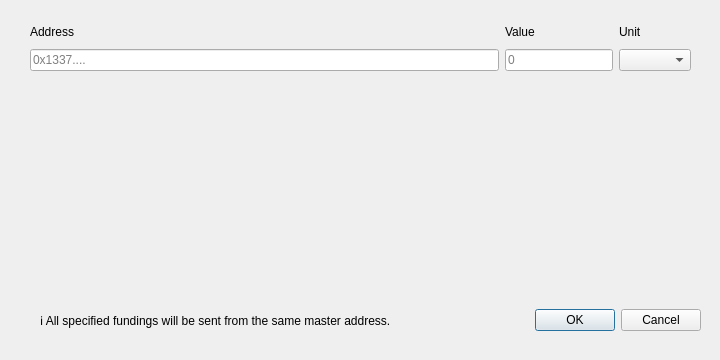
<?xml version="1.0" encoding="UTF-8"?>
<ui version="4.0">
 <class>AddAdressesDialog</class>
 <widget class="QDialog" name="AddAdressesDialog">
  <property name="enabled">
   <bool>true</bool>
  </property>
  <property name="geometry">
   <rect>
    <x>0</x>
    <y>0</y>
    <width>720</width>
    <height>360</height>
   </rect>
  </property>
  <property name="windowTitle">
   <string>Add Fundings to Adresses</string>
  </property>
  <widget class="QDialogButtonBox" name="buttonBox">
   <property name="geometry">
    <rect>
     <x>530</x>
     <y>300</y>
     <width>171</width>
     <height>41</height>
    </rect>
   </property>
   <property name="sizePolicy">
    <sizepolicy hsizetype="Expanding" vsizetype="Fixed">
     <horstretch>0</horstretch>
     <verstretch>0</verstretch>
    </sizepolicy>
   </property>
   <property name="orientation">
    <enum>Qt::Horizontal</enum>
   </property>
   <property name="standardButtons">
    <set>QDialogButtonBox::Cancel|QDialogButtonBox::Ok</set>
   </property>
  </widget>
  <widget class="QWidget" name="gridLayoutWidget">
   <property name="geometry">
    <rect>
     <x>30</x>
     <y>20</y>
     <width>661</width>
     <height>51</height>
    </rect>
   </property>
   <layout class="QGridLayout" name="gridLayout" columnstretch="0,0,0">
    <property name="sizeConstraint">
     <enum>QLayout::SetNoConstraint</enum>
    </property>
    <property name="horizontalSpacing">
     <number>-1</number>
    </property>
    <item row="1" column="0">
     <widget class="QLineEdit" name="lineEdit">
      <property name="inputMask">
       <string/>
      </property>
      <property name="text">
       <string/>
      </property>
      <property name="placeholderText">
       <string>0x1337....</string>
      </property>
     </widget>
    </item>
    <item row="1" column="1">
     <widget class="QLineEdit" name="lineEdit_2">
      <property name="enabled">
       <bool>true</bool>
      </property>
      <property name="sizePolicy">
       <sizepolicy hsizetype="Fixed" vsizetype="Fixed">
        <horstretch>0</horstretch>
        <verstretch>0</verstretch>
       </sizepolicy>
      </property>
      <property name="placeholderText">
       <string>0</string>
      </property>
     </widget>
    </item>
    <item row="0" column="0">
     <widget class="QLabel" name="label">
      <property name="text">
       <string>Address</string>
      </property>
      <property name="buddy">
       <cstring>label</cstring>
      </property>
     </widget>
    </item>
    <item row="1" column="2">
     <widget class="QComboBox" name="comboBox">
      <property name="currentText">
       <string/>
      </property>
     </widget>
    </item>
    <item row="0" column="2">
     <widget class="QLabel" name="label_4">
      <property name="text">
       <string>Unit</string>
      </property>
      <property name="buddy">
       <cstring>label_4</cstring>
      </property>
     </widget>
    </item>
    <item row="0" column="1">
     <widget class="QLabel" name="label_3">
      <property name="text">
       <string>Value</string>
      </property>
      <property name="buddy">
       <cstring>label_3</cstring>
      </property>
     </widget>
    </item>
   </layout>
  </widget>
  <widget class="QLabel" name="label_2">
   <property name="geometry">
    <rect>
     <x>40</x>
     <y>310</y>
     <width>491</width>
     <height>21</height>
    </rect>
   </property>
   <property name="text">
    <string>ℹ︎ All specified fundings will be sent from the same master address.</string>
   </property>
  </widget>
 </widget>
 <resources/>
 <connections>
  <connection>
   <sender>buttonBox</sender>
   <signal>accepted()</signal>
   <receiver>AddAdressesDialog</receiver>
   <slot>accept()</slot>
   <hints>
    <hint type="sourcelabel">
     <x>248</x>
     <y>254</y>
    </hint>
    <hint type="destinationlabel">
     <x>157</x>
     <y>274</y>
    </hint>
   </hints>
  </connection>
  <connection>
   <sender>buttonBox</sender>
   <signal>rejected()</signal>
   <receiver>AddAdressesDialog</receiver>
   <slot>reject()</slot>
   <hints>
    <hint type="sourcelabel">
     <x>316</x>
     <y>260</y>
    </hint>
    <hint type="destinationlabel">
     <x>286</x>
     <y>274</y>
    </hint>
   </hints>
  </connection>
 </connections>
</ui>
